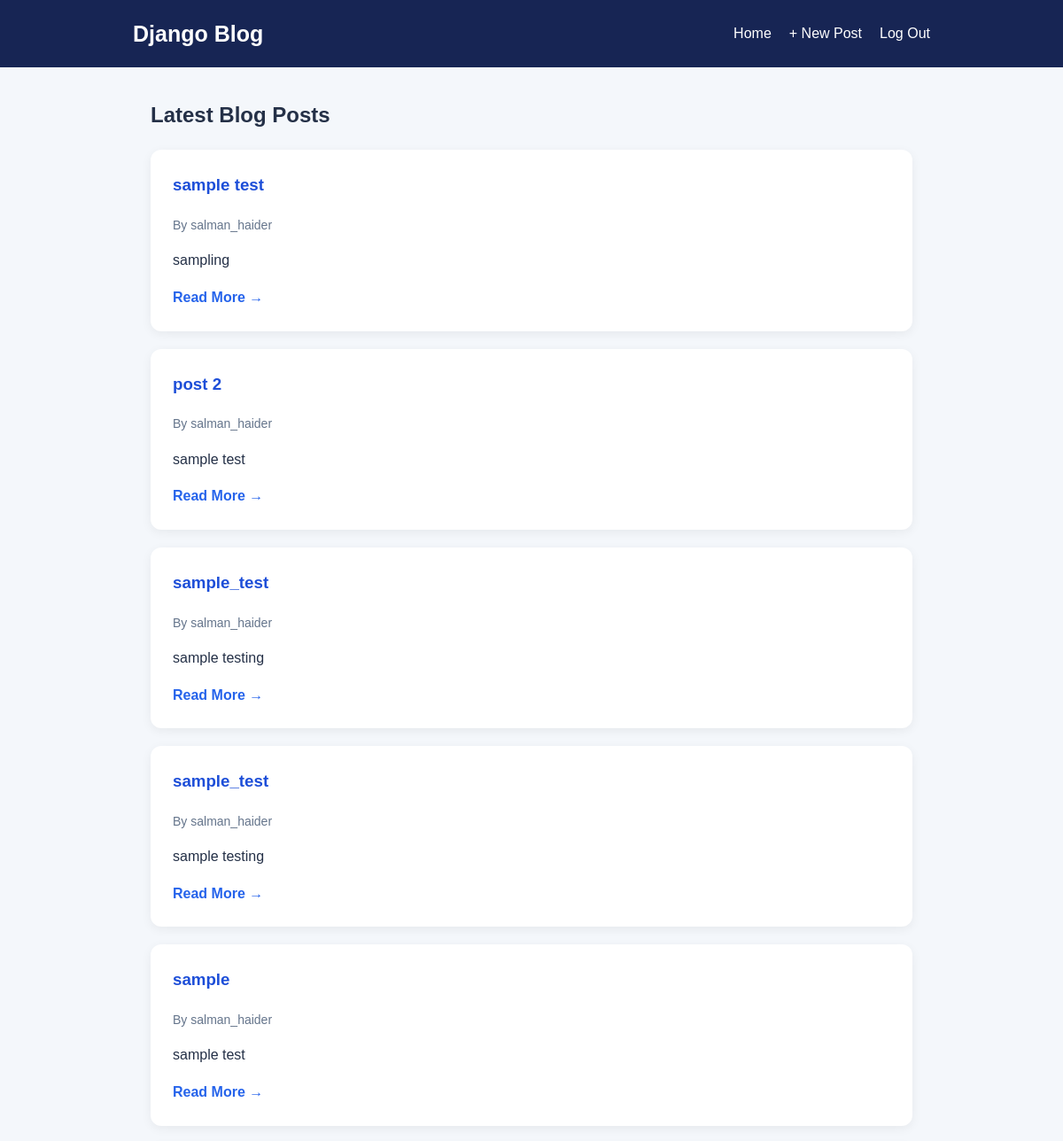
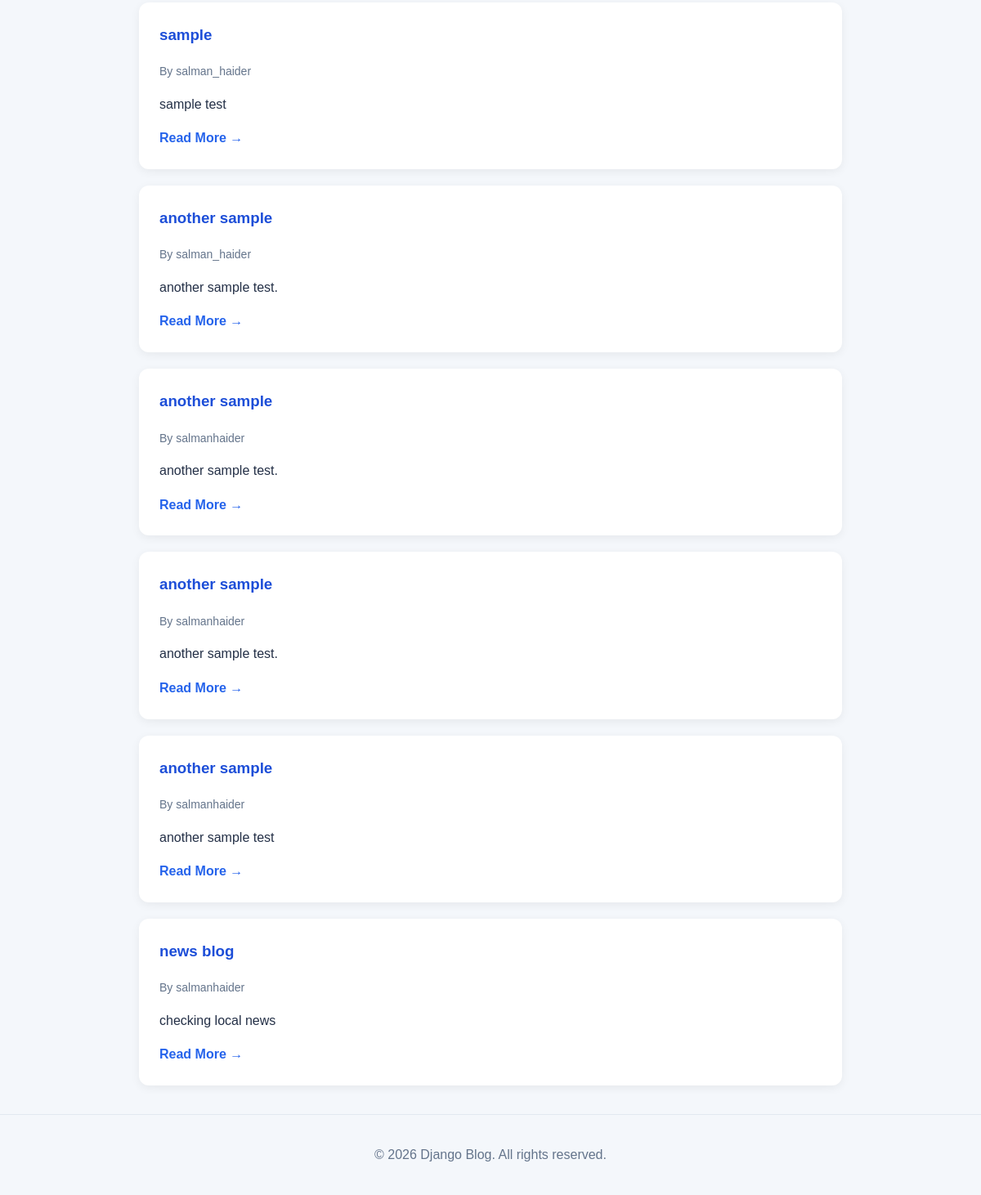
The app's page / (signed in) with its own data (2 pictures, top to bottom).
### blog/models.py (models this page shows, shortened)
class Post(models.Model):
    title = models.CharField(max_length=200)
    author = models.ForeignKey('auth.User', on_delete=models.CASCADE,)
    body = models.TextField()

### blog/views.py (the view)
# urls.py: path("", BlogListView.as_view(), name="home"),
class BlogListView(LoginRequiredMixin, ListView):
    model = Post
    template_name = 'home.html'

### templates/home.html (shortened to what this page needs)
{% extends 'base.html' %}
{% block content %}
    <h2>Latest Blog Posts</h2>
    {% for post in post_list %}
        <article class="post-card">
            <h3>
                <a href="{{ post.get_absolute_url }}">
                    {{ post.title }}
                </a>
            </h3>
            <p class="author">By {{ post.author }}</p>
            <p>{{ post.body|truncatewords:30 }}</p>
            <a href="{{ post.get_absolute_url }}" class="read-more">
                Read More →
            </a>
        </article>
    {% empty %}
        <p>No blog posts yet. Be the first to create one!</p>
        <a href="{% url 'post_new' %}" class="button">Create a Post</a>
    {% endfor %}
{% endblock content %}

### templates/base.html (shortened to what this page needs)
{% load static %}
<!DOCTYPE html>
<html lang="en">
<head>
    <link rel="stylesheet" href="{% static 'css/base.css' %}">
</head>
<body>
    <header class="navbar">
        <div class="nav-container">
            <h1><a href="{% url 'home' %}">Django Blog</a></h1>
<nav>
    <a href="{% url 'home' %}">Home</a>
    <a href="{% url 'post_new' %}">+ New Post</a>
    {% if user.is_authenticated %}
        <form action="{% url 'logout' %}" method="post" style="display: inline;">
            <button type="submit" class="nav-button">Log Out</button>
        </form>
    {% else %}
        <a href="{% url 'login' %}">Log In</a>
        <a href="{% url 'signup' %}">Sign Up</a>
    {% endif %}
</nav>
        </div>
    </header>
    <main class="container">
        {% block content %}
        {% endblock content %}
    </main>
    <footer>
        <p>&copy; 2026 Django Blog. All rights reserved.</p>
    </footer>
</body>
</html>

### blog/static/css/base.css (style rules this page uses)
* { box-sizing: border-box; }
body { margin: 0; font-family: Arial, sans-serif; background: #f4f7fb; color: #243047; line-height: 1.6; }
.navbar { background: #172554; color: white; padding: 18px 24px; }
.nav-container { max-width: 900px; margin: auto; display: flex; justify-content: space-between; align-items: center; gap: 20px; }
.navbar h1 { margin: 0; font-size: 25px; }
.navbar h1 a { color: white; text-decoration: none; }
.navbar nav { display: flex; align-items: center; gap: 20px; flex-wrap: wrap; }
.navbar nav a { color: white; text-decoration: none; }
.navbar nav form { display: inline-flex; align-items: center; margin: 0; }
.nav-button { background: transparent; border: none; color: white; font-family: inherit; font-size: inherit; line-height: inherit; cursor: pointer; padding: 0; }
.container { max-width: 900px; margin: 35px auto; padding: 0 20px; min-height: 65vh; }
.post-card, .post-detail, .form-card { background: white; padding: 25px; margin: 20px 0; border-radius: 12px; box-shadow: 0 3px 12px rgba(0, 0, 0, 0.06); }
.post-card h3 { margin-top: 0; }
.post-card h3 a { color: #1d4ed8; text-decoration: none; }
.author { color: #64748b; font-size: 14px; }
.read-more { color: #2563eb; text-decoration: none; font-weight: bold; }
footer { text-align: center; padding: 20px; color: #64748b; border-top: 1px solid #e2e8f0; }

### records on screen
Post: title "sample test", author "salman_haider", body "sampling"
Post: title "post 2", author "salman_haider", body "sample test"
Post: title "sample_test", author "salman_haider", body "sample testing"
Post: title "sample_test", author "salman_haider", body "sample testing"
Post: title "sample", author "salman_haider", body "sample test"
Post: title "sample", author "salman_haider", body "sample test"
Post: title "another sample", author "salman_haider", body "another sample test."
Post: title "another sample", author "salmanhaider", body "another sample test."
Post: title "another sample", author "salmanhaider", body "another sample test."
Post: title "another sample", author "salmanhaider", body "another sample test"
Post: title "news blog", author "salmanhaider", body "checking local news"
